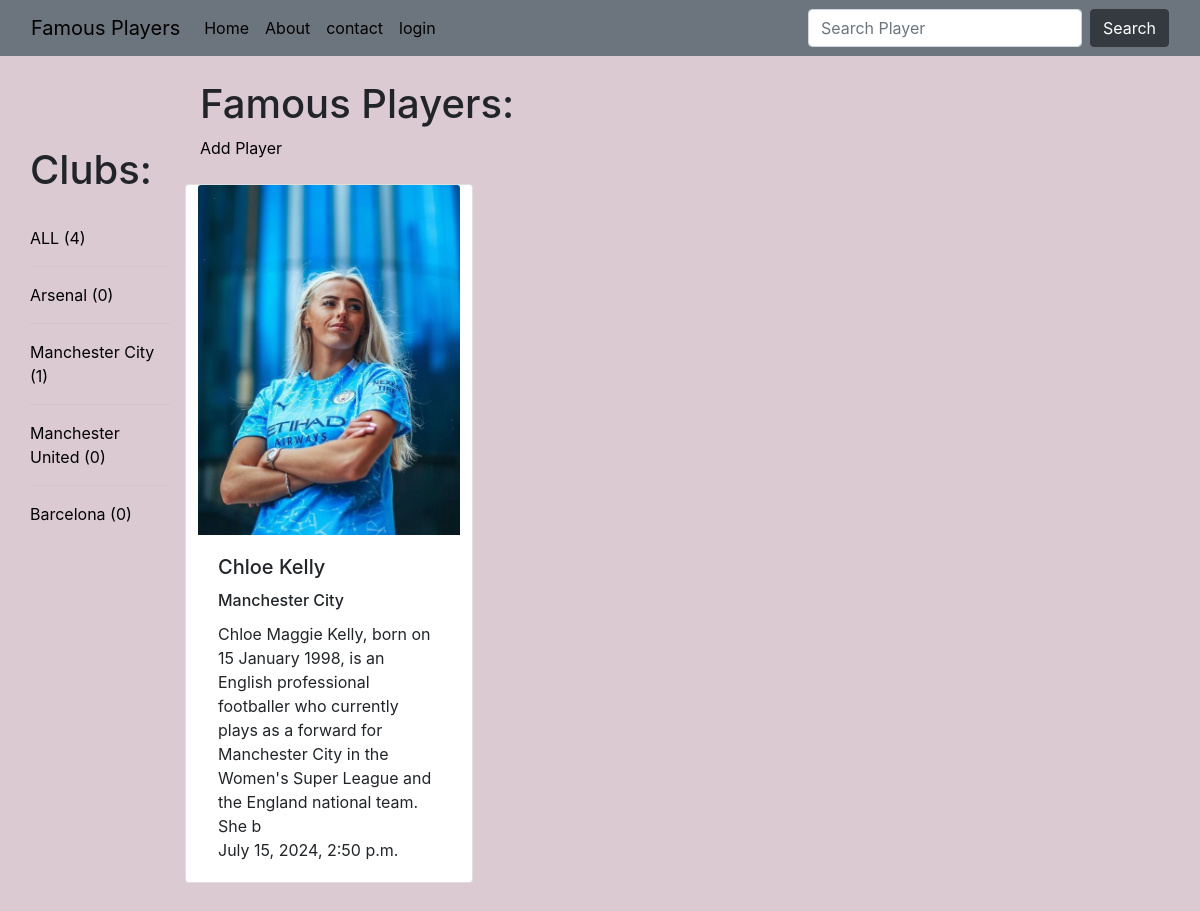
The app's page /, older data.
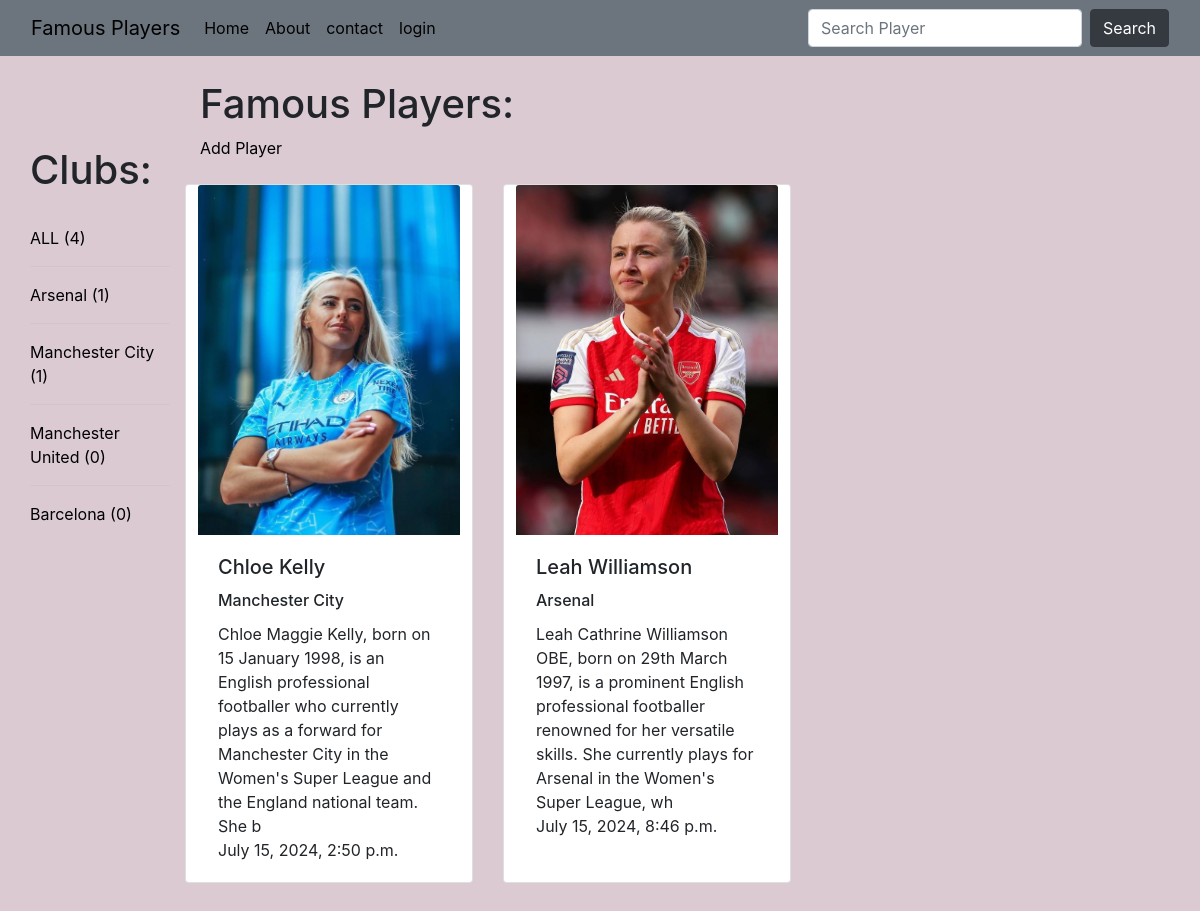
The same page, newer data.
### base/models.py (models this page shows, shortened)
class Club(models.Model):
        name=models.CharField(max_length=100)
        def __str__(self):
                return self.name

class Player(models.Model):
        player_id = models.AutoField(primary_key=True)
        first_name = models.CharField(max_length=100)
        last_name = models.CharField(max_length=100)
        date_of_birth = models.DateField()
        nation =models.ForeignKey(Nation, on_delete=models.SET("Unknown"), related_name='players')
        position = models.CharField(max_length=50)
        club = models.ForeignKey(Club, on_delete=models.SET("Unknown"), related_name='players')
        previous_clubs = models.TextField()
        international_caps = models.IntegerField()  # IntegerField for whole numbers
        goals_scored = models.IntegerField()  # IntegerField for whole numbers
        height = models.FloatField()  # FloatField for floating-point numbers
        weight = models.FloatField()  # FloatField for floating-point numbers
        preferred_foot = models.CharField(max_length=10)
        biography = models.TextField()
        achievements = models.TextField()
        picture = models.ImageField(blank=True,null=True)
        creator = models.ForeignKey('User', on_delete=models.SET("Unknown Creator"))
        created=models.DateTimeField(auto_now_add=True)
        class Meta:
            ordering= ['first_name']

### base/views.py (the view)
# urls.py: path('',views.home, name='home'),
def home(request):
    p=request.GET.get("p") if request.GET.get('p') != None else ""
    players= Player.objects.filter(Q(first_name__icontains=p) | Q(last_name__icontains=p) |Q(nation__name__icontains=p)| Q(club__name__icontains=p) )
    clubs=Club.objects.all()
    heading="Famous Players:"
    context= {"players":players, "heading":heading, "clubs":clubs}
    return render(request, 'base/home.html', context)

### base/templates/base/home.html (shortened to what this page needs)
{% extends 'main.html' %}
{% block content %}
 {% include 'base/players.html' %}
{% endblock %}

### templates/main.html (shortened to what this page needs)
<!DOCTYPE html>
<html lang="en">
    <head>
           {% load static %}
        <link href="https://cdn.jsdelivr.net/npm/bootstrap@5.3.3/dist/css/bootstrap.min.css" rel="stylesheet">
        <link href="{% static 'styles/styles.css' %}" rel="stylesheet">
    </head>
    <body>
    {% include 'navbar.html' %}
    {% block content %}
    {% endblock %}
    </body>
</html>

### templates/navbar.html (shortened to what this page needs)
  <nav class="navbar navbar-expand-lg bg-secondary">
  <div class="container-fluid">
    <a class="navbar-brand" href="{% url 'home' %}">Famous Players</a>
    <div class="collapse navbar-collapse" id="navbarSupportedContent">
      <ul class="navbar-nav me-auto mb-2 mb-lg-0">
        <li class="nav-item">
          <a class="nav-link active" aria-current="page" href="{% url 'home' %}">Home</a>
        </li>
        <li class="nav-item">
          <a class="nav-link active" aria-current="page" href="{% url 'about' %}">About</a>
        </li>
        <li class="nav-item">
          <a class="nav-link active" aria-current="page" href="{% url 'contact' %}">contact</a>
        </li>
          {%if request.user.is_authenticated %}
           <li class="nav-item">
            <a class="nav-link active" aria-current="page" href="{% url 'profile' request.user.id %}">profile</a>
          </li>
           <li class="nav-item">
            <a class="nav-link active" aria-current="page" href="{% url 'logout'  %}">logout</a>
          </li>
          {% else %}
         <li class="nav-item">
            <a class="nav-link active" aria-current="page" href="{% url 'login'  %}">login</a>
          </li>
          {%endif%}
      </ul>
      <form class="d-flex" role="search" action="">
        <input name="p" class="form-control me-2" type="search" placeholder="Search Player" aria-label="Search">
        <button class="btn btn-dark" type="submit">Search</button>
      </form>
    </div>
  </div>
</nav>

### base/templates/base/players.html (shortened to what this page needs)
<!DOCTYPE html>
<html>
<head>
    <link rel="stylesheet" href="https://maxcdn.bootstrapcdn.com/bootstrap/4.5.2/css/bootstrap.min.css">
</head>
<body>
<div class="home_container">
    <div class="clubs">
        <h1>Clubs:</h1>
        <br>
        <a href="{{ request.path }}">ALL ({{ clubs.count }})</a>
        {% for club in clubs %}
            <hr>
            <a href="{{ request.path }}?p={{ club.name }}">{{ club }} ({{ club.players.count }})</a>
        {% endfor %}
    </div>
    <div>
        <br>
        <div class="centered-content">
            <h1>{{ heading }}</h1>
        </div>
        <a href="{% url 'add' %}">Add Player</a>
        <br>
        <br>
        <div class="row">
            {% for player in players %}
                <div class="card">
                    <img src="{{ player.picture.url }}" class="card-img-top" alt="..." style="width: 100%; height: 350px; object-fit: cover;">
                    <div class="card-body">
                        <h5 class="card-title">{{ player.first_name }} {{ player.last_name }}</h5>
                        <h6 class="card-title">{{ player.club }}</h6>
                        <p class="card-text">{{ player.biography|slice:"0:200" }}<br>{{player.created}}</p>
                    </div>
                </div>
            {% endfor %}
        </div>
    </div>
</div>
</body>
</html>

### static/styles/styles.css (style rules this page uses)
body { background-color: #DBCAD2 ; }
a { text-decoration: none; color: black; }

### base/templates/base/players.html (style rules this page uses)
.home_container { display: grid; grid-template-columns: 1fr 5fr }
.clubs { margin: 90px 30px; }
.row { display: flex; flex-wrap: wrap; }
.card { margin-bottom: 30px; margin-right: 30px; width: 18rem; }
body { background-color: #DBCAD2 ; }
a { text-decoration: none; color: black; }

Row changes from the older to the newer data that the page shows:
computed for Club "Arsenal": players.count "0" → "1"
added Player: picture (picture), first_name "Leah", last_name "Williamson", club "Arsenal", biography "Leah Cathrine Williamson OBE, born on 29th March 1997, is a prominent English professional footballer renowned for her versatile skills. She currently plays for Arsenal in the Women's Super League, wh", created "July 15, 2024, 8:46 p.m."
